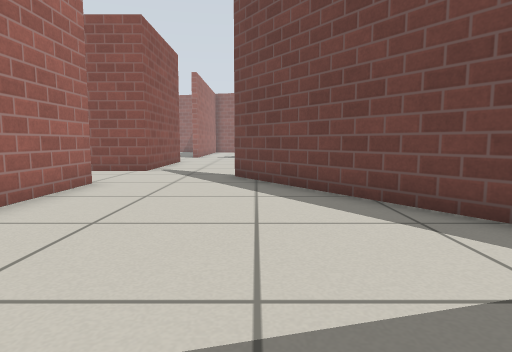
[1] (above)

24 first-person views from a walk through a robot-simulator world made for Gazebo. The camera is 0.5 m above the floor, tilts 6° down and sees 75° across. The floor is counted in squares, 0.5 m on a side. Each view is taken from the middle of a square. On the plan, view 1 faces up. The plan holds only what a view shows up to about 12 squares ahead; the rest is blank. The place goes on beyond the plan. Gazebo's built-in surfaces are drawn with simple patterns.

[2]
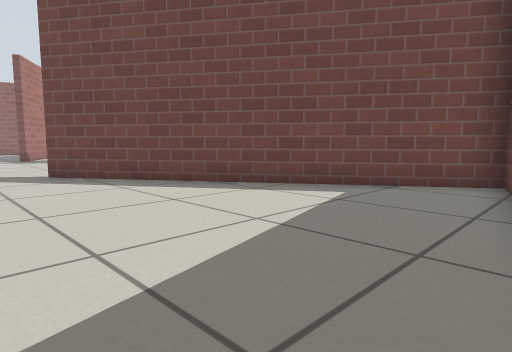

[3]
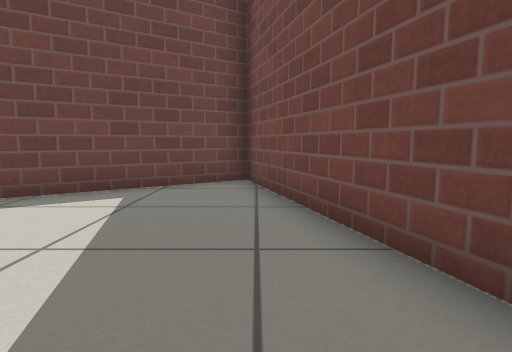

[4]
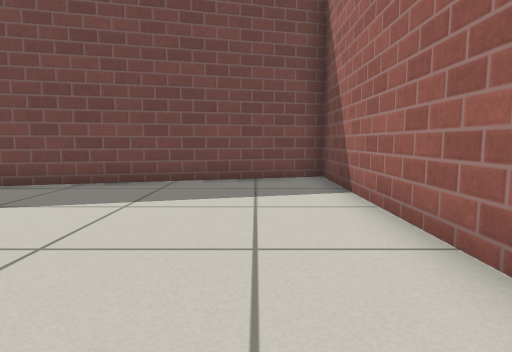

[5]
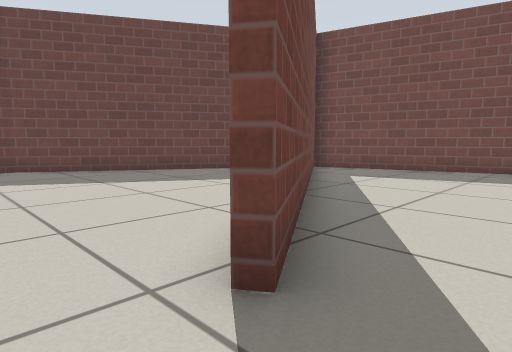

[6]
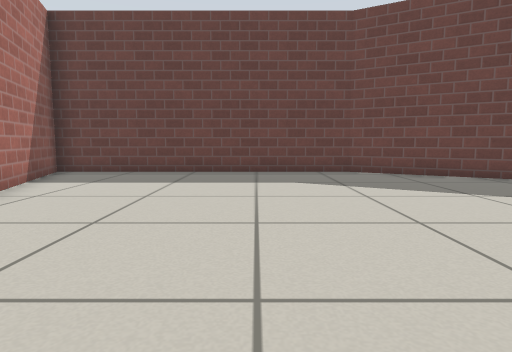

[7]
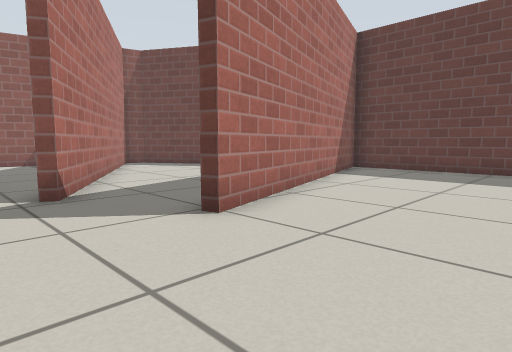

[8]
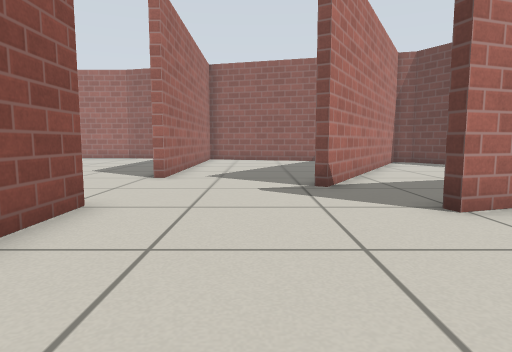

[9]
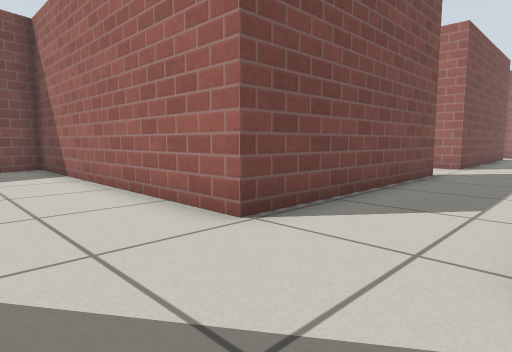

[10]
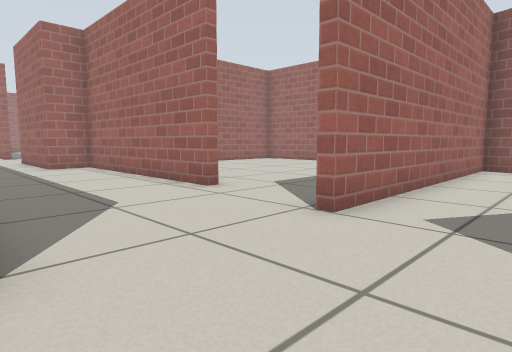

[11]
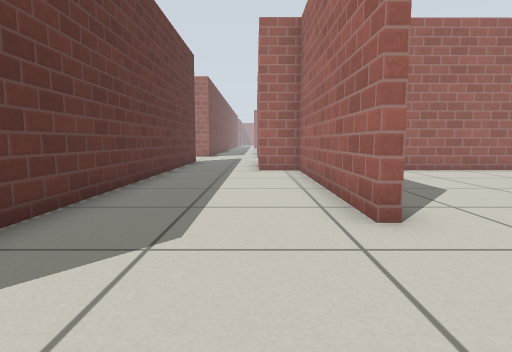

[12]
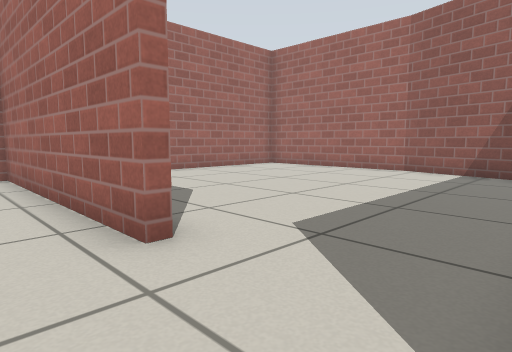

[13]
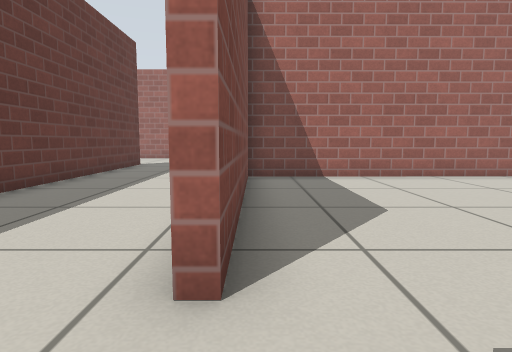

[14]
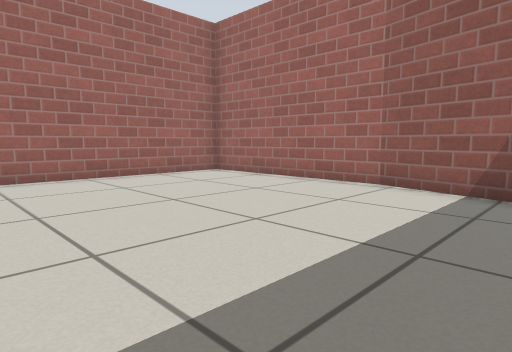

[15]
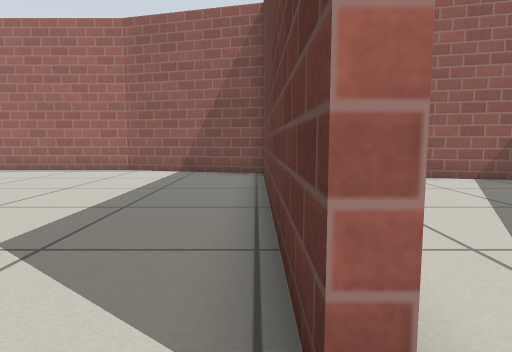

[16]
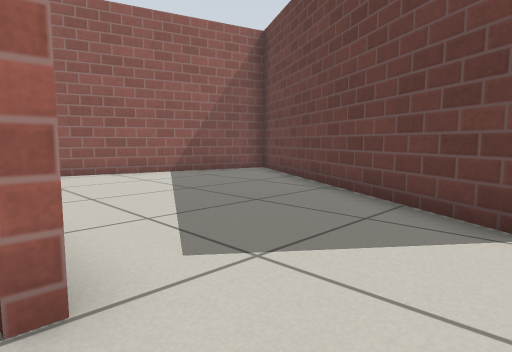

[17]
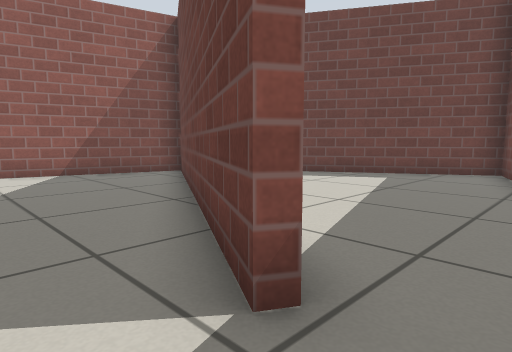

[18]
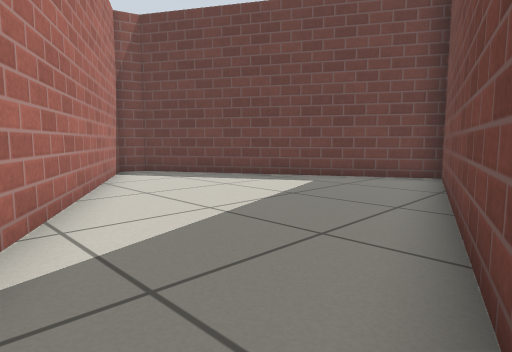

[19]
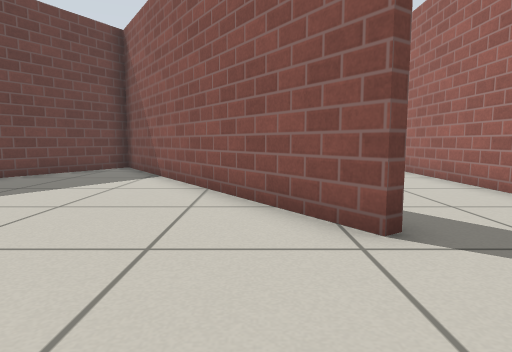

[20]
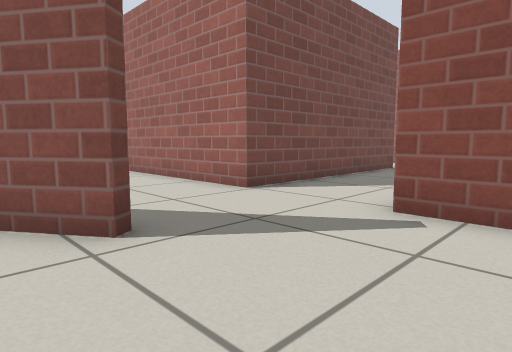

[21]
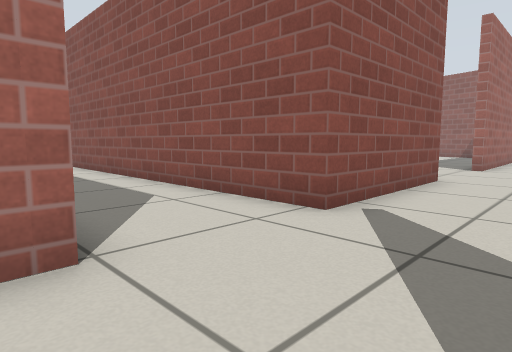

[22]
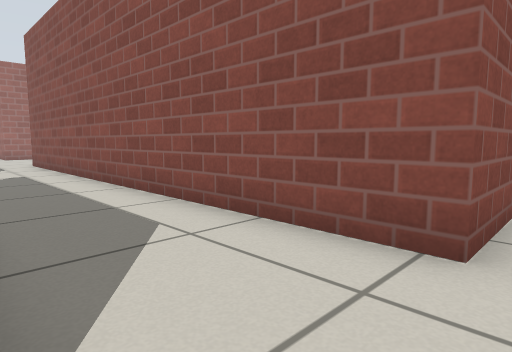

[23]
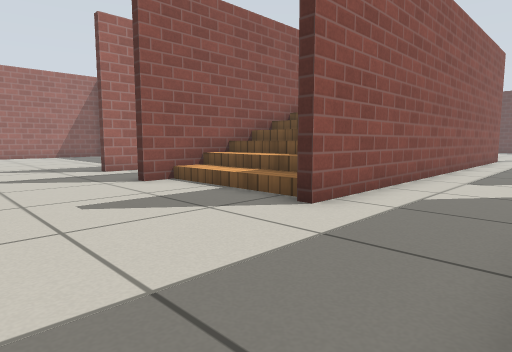

[24]
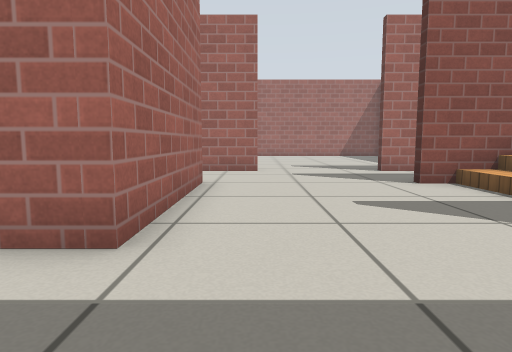

### Floor plan
Ten units are one square. View 1 is at (0, 0); x grows to the right and y downward. Boxes are objects, and circles mark ways between rooms. Rooms are numbered by the first view taken in them; rooms with no view inside come last. Other rooms are left out.
<svg viewBox="-259 -309 372 337">
<path fill="none" stroke="#000" d="M-39 -66 -39 23 56 -2 3 -81M-75 -161 -68 -161M-36 -111 -186 -111 -186 -115M-115 -78 -39 -78 -39 -66M-70 -205 -143 -205 -143 -191 -154 -191M-4 -97 57 -6M-35 -200 -38 -200M-165 -158 -192 -158M-153 -78 -142 -78M3 -81 -7 -95M-174 -161 -164 -161M-176 -191 -188 -191M-229 -191 -249 -191M-243 -161 -243 -111M60 -6 108 -90 108 -184 19 -156 17 -160M-243 -111 -254 -111M-83 -304 -144 -304 -143 -207M-138 -208 -70 -208 -70 -205M-37 -291 -85 -304M-38 -200 -38 -284M27 -162 107 -187 62 -265 55 -267 5 -181M3 -182 52 -268 -35 -291 -35 -200"/>
<rect x="-165" y="-165" width="90" height="10" fill="#bbb"><title>stairs</title></rect>
<circle cx="-20" cy="-73" r="3" fill="#2a7"/>
<circle cx="-55" cy="-205" r="3" fill="#2a7"/>
<circle cx="20" cy="-175" r="3" fill="#2a7"/>
<circle cx="-15" cy="-195" r="3" fill="#2a7"/>
<text x="0" y="-30">1</text>
<text x="-80" y="-130">2</text>
<text x="-90" y="-250">3</text>
<text x="50" y="-210">4</text>
<text x="0" y="-240">5</text>
</svg>
Room 1 opens to room 2. Room 2 opens to room 3. Room 2 opens to room 4. Room 2 opens to room 5.

Where each view was taken, in squares from view 1:
view 1: 0 up, 0 right, facing up
view 2: 1 down, 3 left, facing up-right
view 3: 0 up, 3 left, facing right
view 4: 7 up, 2 left, facing down
view 5: 11 up, 2 left, facing down-right
view 6: 12 up, 0 right, facing right
view 7: 12 up, 1 left, facing up-right
view 8: 11 up, 1 left, facing up
view 9: 11 up, 1 left, facing down-left
view 10: 16 up, 1 left, facing up-left
view 11: 19 up, 3 left, facing left
view 12: 19 up, 4 left, facing up-left
view 13: 21 up, 5 left, facing left
view 14: 23 up, 5 left, facing up-left
view 15: 19 up, 4 left, facing up
view 16: 18 up, 4 left, facing up-right
view 17: 17 up, 1 left, facing up-right
view 18: 16 up, 1 right, facing up-right
view 19: 13 up, 1 right, facing down
view 20: 13 up, 1 right, facing down-left
view 21: 7 up, 1 left, facing up-left
view 22: 8 up, 3 left, facing up-left
view 23: 8 up, 23 left, facing up-right
view 24: 8 up, 23 left, facing up
